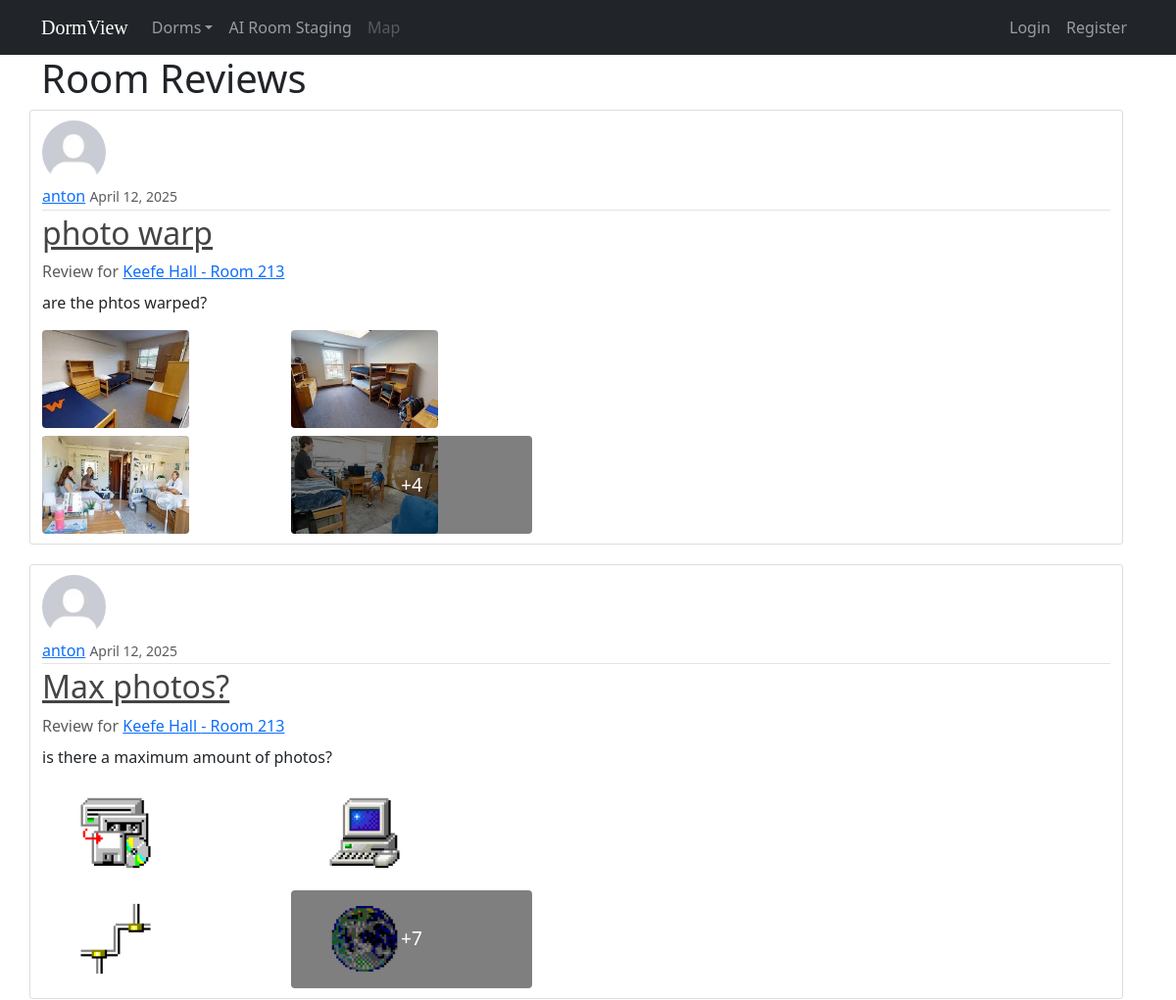
The page /reviews/ (upper part) on the database as committed earlier.
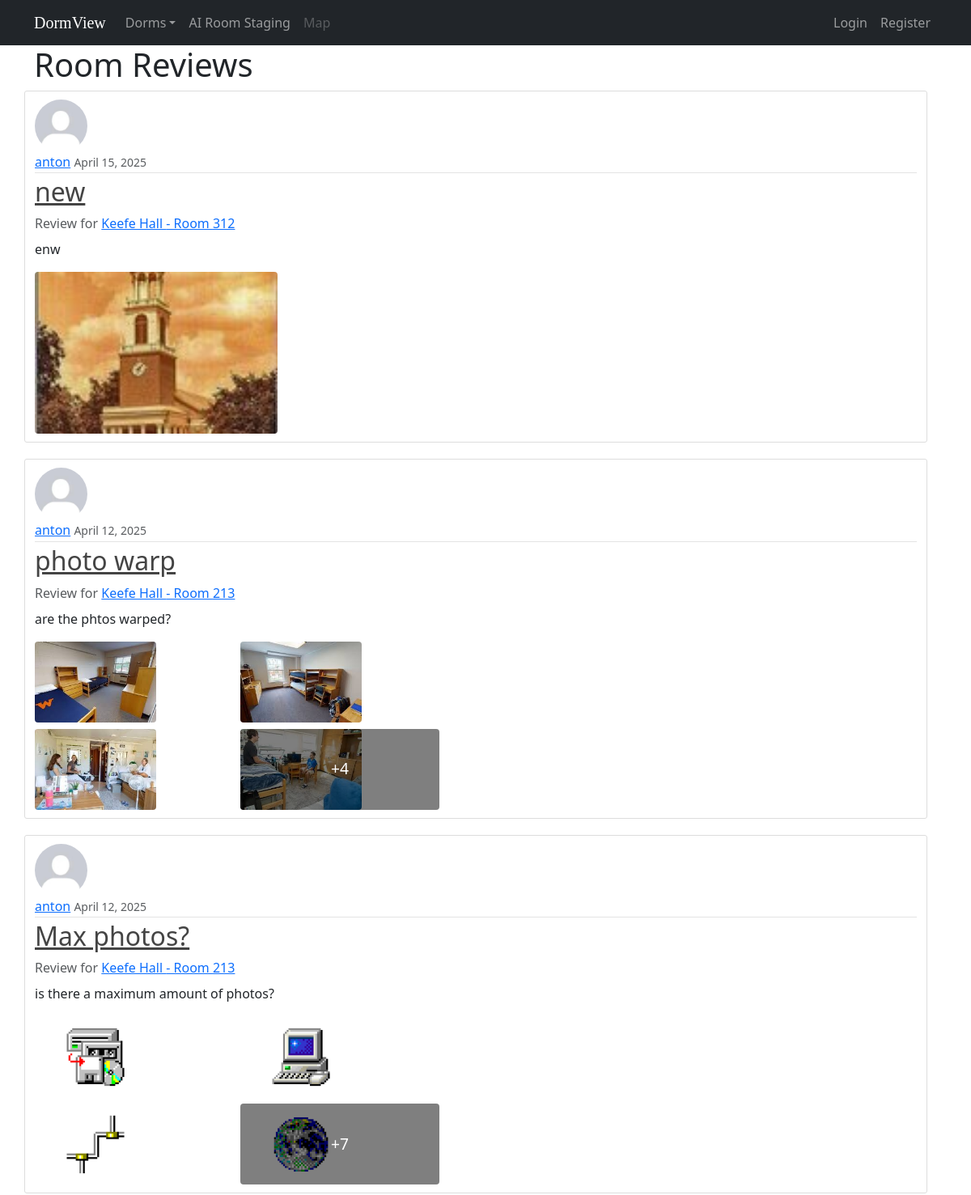
The same page on the database as committed later.
### review/models.py (models this page shows, shortened)
class Post(models.Model):
    title = models.CharField(max_length=100)
    content = models.TextField()
    date_posted = models.DateTimeField(default=timezone.now)
    author = models.ForeignKey(User, on_delete=models.CASCADE)
    room = models.ForeignKey(Room, on_delete=models.CASCADE, related_name='reviews', null=True)
    liked = models.BooleanField(default=False)  # Added like feature

class Room(models.Model):
    dorm = models.ForeignKey(Dorm, on_delete=models.CASCADE, related_name='rooms')
    room_number = models.CharField(max_length=20)
    slug = models.SlugField(max_length=100, blank=True)
    floor = models.PositiveIntegerField()
    description = models.TextField()
    image = models.ImageField(upload_to='room_images', blank=True, null=True)
    class Meta:
        unique_together = ['dorm', 'room_number', 'slug']  # Ensure room numbers are unique within a dorm

class Dorm(models.Model):
    name = models.CharField(max_length=100)
    slug = models.SlugField(max_length=100, unique=True, blank=True)
    description = models.TextField()
    image = models.ImageField(upload_to='dorm_images', blank=True, null=True)

class PostImage(models.Model):
    post = models.ForeignKey(Post, related_name='images', on_delete=models.CASCADE)
    image = models.ImageField(upload_to='post_images')
    caption = models.CharField(max_length=100, blank=True, null=True)

### users/models.py (models this page shows, shortened)
class Profile(models.Model):
    user = models.OneToOneField(User, on_delete=models.CASCADE)
    image = models.ImageField(default='default.jpg', upload_to='profile_pics')
    assigned_room = models.ForeignKey(Room, on_delete=models.SET_NULL, null=True, blank=True,
                                      related_name='assigned_students')
    _original_assigned_room = None
    def __init__(self, *args, **kwargs):
        super().__init__(*args, **kwargs)
        self._original_assigned_room = self.assigned_room

### review/views.py (the view)
# urls.py: path('reviews/', PostListView.as_view(), name='review-list'),
class PostListView(ListView):
    model = Post
    template_name = 'review/review_list.html'
    context_object_name = 'reviews'
    ordering = ['-date_posted']
    paginate_by = 5

### review/templates/review/review_list.html (shortened to what this page needs)
{% extends 'review/base.html' %}
{% block content %}
    <h1>Room Reviews</h1>
    {% for review in reviews %}
        <article class="media content-section">
            <img class="rounded-circle article-img" src="{{ review.author.profile.image.url }}">
            <div class="media-body">
                <div class="article-metadata">
                    <a class="mr-2" href="{% url 'user-posts' review.author.username %}">{{ review.author }}</a>
                    <small class="text-muted">{{ review.date_posted|date:"F d, Y" }}</small>
                    {% if review.liked %}
                        <span class="badge badge-success ml-2" style="padding: 5px 10px; font-size: 14px;">Liked this room</span>
                    {% endif %}
                </div>
                <h2><a class="article-title" href="{% url 'post-detail' review.id %}">{{ review.title }}</a></h2>
                {% if review.room %}
                    <p class="text-muted mb-2">Review for <a
                            href="{% url 'room-detail' review.room.dorm.slug review.room.slug %}">{{ review.room.dorm.name }}
                        - Room {{ review.room.room_number }}</a></p>
                {% endif %}
                <p class="article-content">{{ review.content }}</p>
                {% if review.images.count > 0 %}
                    <div class="post-image-gallery">
                        {% if review.images.count == 1 %}
                            <a href="{% url 'post-detail' review.id %}">
                                <img src="{{ review.images.first.image.url }}" class="single-post-image"
                                     alt="Post Image">
                            </a>
                        {% else %}
                            <div class="post-image-grid">
                                {% for image in review.images.all|slice:":4" %}
                                    <div class="post-image-container">
                                        <a href="{% url 'post-detail' review.id %}">
                                            <img src="{{ image.image.url }}" class="post-gallery-image"
                                                 alt="Post Image">
                                            {% if forloop.counter == 4 and review.images.count > 4 %}
                                                <div class="image-overlay">
                                                    <span>+{{ review.images.count|add:"-4" }}</span>
                                                </div>
                                            {% endif %}
                                        </a>
                                    </div>
                                {% endfor %}
                            </div>
                        {% endif %}
                    </div>
                {% endif %}
            </div>
        </article>
    {% endfor %}
{% endblock content %}

Rows that differ between the two databases and show on the page:
added Post: author.profile.image (placeholder picture), author "anton", date_posted "April 15, 2025", title "new", room.dorm.name "Keefe Hall", room.room_number "312", content "enw", images.first.image (picture)
